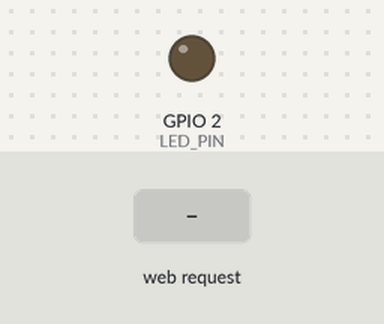
This sketch was run on a simulated ESP32. On the bench: output pins drawn as LEDs (lit = HIGH). Dashed ring = blinking. Inputs (shaded band) come from the test bench. WiFi joins after 1.5 s; servers stay silent unless stated; what the sketch prints to the serial monitor is not drawn.

Above: at 2.7 s.
2.8 s: HTTP request GET /blink received
At 3.05 s:
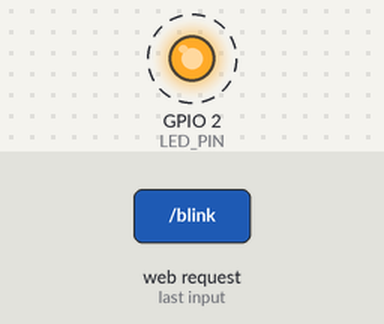
5.8 s: HTTP request GET /on received
At 6.3 s:
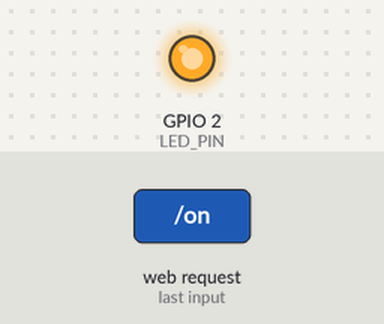
7.3 s: HTTP request GET /off received
At 8.7 s:
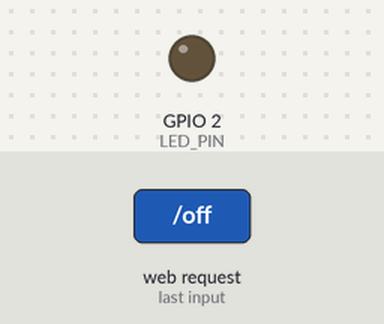
Timing chart, 0 to 10.3 s (numbered marks = the images above; inputs shaded):
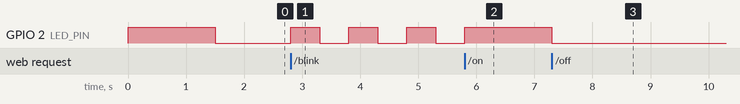

The sketch:

wifi-control.ino
```cpp
#include <WiFi.h>
#include <WebServer.h>

const char *ssid = "Nothing";
const char *password = "";

const int LED_PIN = 2;

bool ledState = false;
bool blinking = false;

unsigned long lastBlink = 0;
const unsigned long blinkInterval = 500;

WebServer server(80);

// ---------- Web handlers ----------
void handleRoot()
{
    String page =
        "<h1>ESP32 Control</h1>"
        "<a href='/on'><button>ON</button></a><br><br>"
        "<a href='/off'><button>OFF</button></a><br><br>"
        "<a href='/blink'><button>BLINK</button></a><br><br>"
        "<a href='/noblink'><button>NO BLINK</button></a><br><br>"
        "<a href='/status'><button>STATUS</button></a>";
    server.send(200, "text/html", page);
}

void handleOn()
{
    blinking = false;
    ledState = true;
    digitalWrite(LED_PIN, HIGH);
    server.send(200, "text/plain", "LED ON");
}

void handleOff()
{
    blinking = false;
    ledState = false;
    digitalWrite(LED_PIN, LOW);
    server.send(200, "text/plain", "LED OFF");
}

void handleBlink()
{
    blinking = true;
    server.send(200, "text/plain", "BLINKING");
}

void handleNoBlink()
{
    blinking = false;
    server.send(200, "text/plain", "BLINK STOPPED");
}

void handleStatus()
{
    String s = "LED=";
    s += ledState ? "ON" : "OFF";
    s += " MODE=";
    s += blinking ? "BLINK" : "MANUAL";
    server.send(200, "text/plain", s);
}

void setup()
{
    pinMode(LED_PIN, OUTPUT);
    Serial.begin(115200);

    Serial.print("Connecting to WiFi");
    WiFi.begin(ssid, password);

    unsigned long start = millis();
    while (WiFi.status() != WL_CONNECTED && millis() - start < 10000) // wait max 10s
    {
        digitalWrite(LED_PIN, HIGH);
        delay(100);
        digitalWrite(LED_PIN, LOW);
        Serial.print(".");
    }

    if (WiFi.status() == WL_CONNECTED)
    {
        Serial.println("\nWiFi connected!");
        Serial.print("Open browser at: ");
        Serial.println(WiFi.localIP());
    }
    else
    {
        Serial.println("\nWiFi failed, continuing anyway.");
    }

    server.on("/", handleRoot);
    server.on("/on", handleOn);
    server.on("/off", handleOff);
    server.on("/blink", handleBlink);
    server.on("/noblink", handleNoBlink);
    server.on("/status", handleStatus);

    server.begin();
}

void loop()
{
    server.handleClient();

    unsigned long now = millis();
    if (blinking && now - lastBlink >= blinkInterval)
    {
        lastBlink = now;
        ledState = !ledState;
        digitalWrite(LED_PIN, ledState);
    }
}
```

Measured:
- after the input at 2.8 s, GPIO 2 (LED_PIN): alternates HIGH for 0.50 s and LOW for 0.50 s, starting at once
- after the input at 5.8 s, GPIO 2 (LED_PIN): goes on until 5.8 s, then stays HIGH
- after the input at 7.3 s, GPIO 2 (LED_PIN): HIGH → LOW at once
